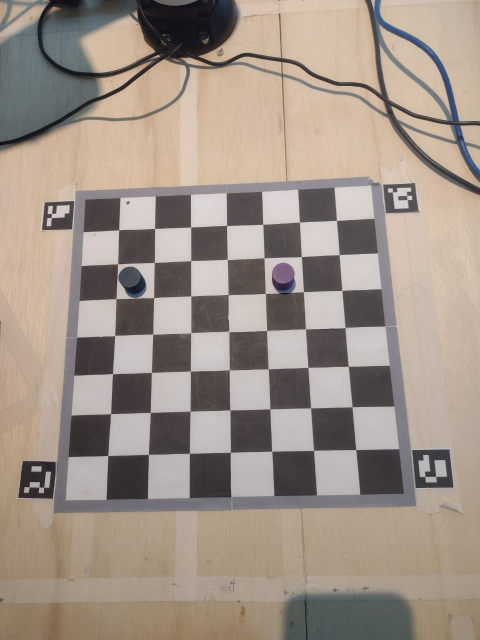
#> input picture IMG-20240822-WA0027.jpg, 960 x 1280 px (shown at 1/2 size)
$ python hough_circle.py
#> lines starting #> are read from the running program, lines starting #| are printed output that depends on the picture; after the words box and inside, x2 and y2 are one past the last pixel; in counts of white or black regions, pixels touching at a corner belong together
import cv2
import numpy as np

def dist(x1, y1, x2, y2):
    return (x1 - x2)**2 + (y1 - y2)**2

def detect_circles():
    image_path = input("Digite o caminho completo da imagem: ")
#> the answer given: IMG-20240822-WA0027.jpg
    image = cv2.imread(image_path)
#> image is the input picture: shape (1280, 960, 3); mean B, G, R 135.9, 146.4, 159.2

    if image is None:
        print("Erro: Não foi possível abrir a imagem.")
        return

    gray_frame = cv2.cvtColor(image, cv2.COLOR_BGR2GRAY)
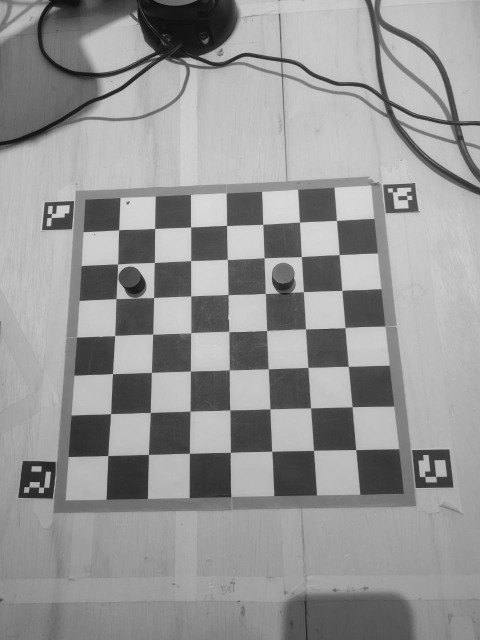
#> gray_frame: shape (1280, 960) (shown at 1/2 size); min 3, max 225, mean 149
    blur_frame = cv2.GaussianBlur(gray_frame, (15, 15), 0)

    circles = cv2.HoughCircles(blur_frame, cv2.HOUGH_GRADIENT, 1.2, 100,
                               param1=100, param2=30, minRadius=75, maxRadius=400)
#> circles = 55 rows, first 8: [539.4, 525, 378.1], [400.2, 510.6, 396.6], [669, 378.6, 278.8], [543, 423, 396.6], [432.6, 413.4, 331.9], [241.8, 67.8, 166.9], [652.2, 249, 261.6], [665.4, 543, 357]

    if circles is not None:
        circles = np.uint16(np.around(circles))
#> circles = 55 rows, first 8: [539, 525, 378], [400, 511, 397], [669, 379, 279], [543, 423, 397], [433, 413, 332], [242, 68, 167], [652, 249, 262], [665, 543, 357]
        chosen = None
        prev_circle = None

        for i in circles[0, :]:
            if chosen is None:
                chosen = i
            else:
                if prev_circle is not None:
                    if dist(chosen[0], chosen[1], prev_circle[0], prev_circle[1]) > dist(i[0], i[1], prev_circle[0], prev_circle[1]):
                        chosen = i

            cv2.circle(image, (chosen[0], chosen[1]), chosen[2], (255, 0, 255), 3)
            cv2.circle(image, (chosen[0], chosen[1]), 1, (0, 100, 100), 3)
            prev_circle = chosen
#> this loop made 55 passes
#> i on passes 2 to 13: [400, 511, 397], [669, 379, 279], [543, 423, 397], [433, 413, 332], [242, 68, 167], [652, 249, 262], [665, 543, 357], [309, 463, 292], [757, 203, 136], [436, 739, 287], [699, 673, 317], [497, 641, 192]
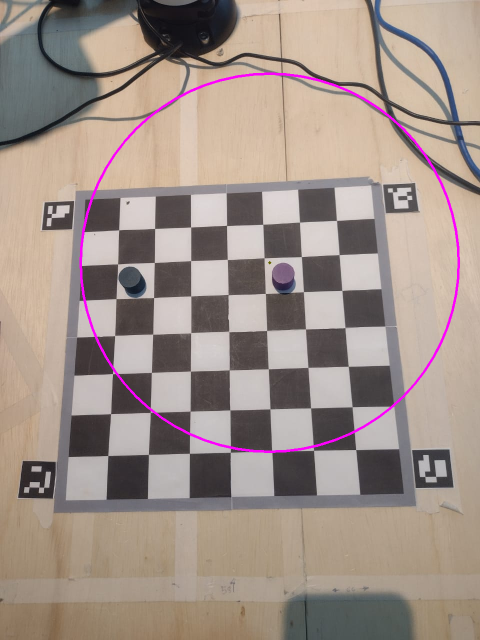
#> image: shape (1280, 960, 3) (shown at 1/2 size); 0.95% of pixels changed, all inside (x1, y1, x2, y2) = (159, 145, 920, 906)

    cv2.imshow('Detected Circles', image)
    cv2.waitKey(0)
    cv2.destroyAllWindows()

detect_circles()

$ run again, on IMG-20240822-WA0031.jpg
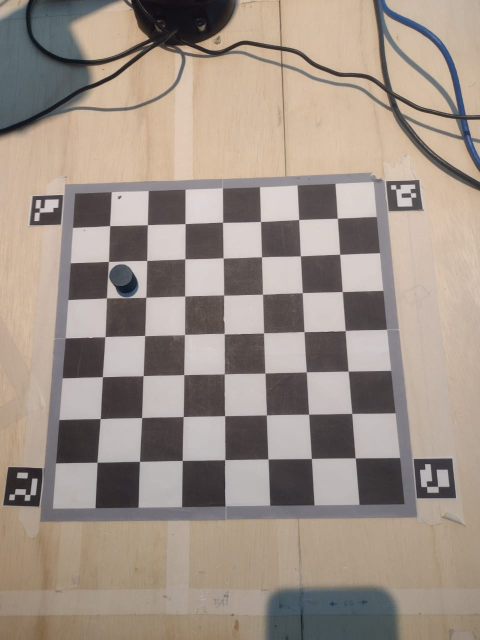
#> input picture IMG-20240822-WA0031.jpg, 960 x 1280 px (shown at 1/2 size)
#> in detect_circles, image is the input picture: shape (1280, 960, 3); mean B, G, R 135, 145.1, 158.1
#> in detect_circles, `gray_frame = cv2.cvtColor(image, cv2.COLOR_BGR2GRAY)`:
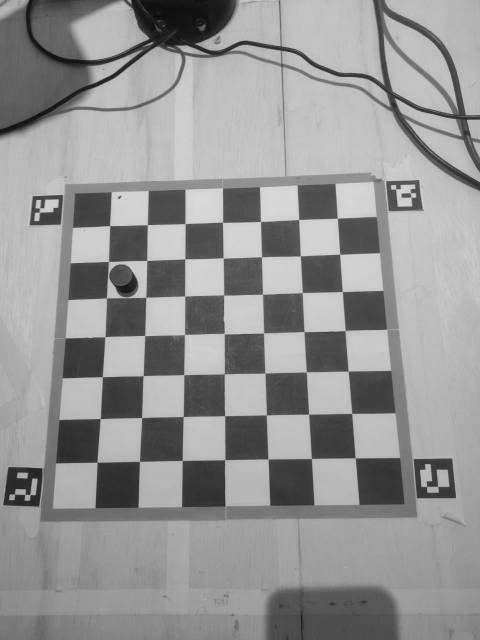
#> gray_frame: shape (1280, 960) (shown at 1/2 size); min 11, max 221, mean 147.8
#> in detect_circles, `circles = cv2.HoughCircles(blur_frame, cv2.HOUGH_GRADIENT, 1.2, 100, p..`: circles = 54 rows, first 8: [438.6, 454.2, 378.1], [595.8, 444.6, 384.7], [669, 371.4, 292.1], [633, 231, 279.8], [220.2, 21, 202.3], [503.4, 376.2, 291], [537, 526.2, 395.3], [772.2, 175.8, 144.4]
#> in detect_circles, `circles = np.uint16(np.around(circles))`: circles = 54 rows, first 8: [439, 454, 378], [596, 445, 385], [669, 371, 292], [633, 231, 280], [220, 21, 202], [503, 376, 291], [537, 526, 395], [772, 176, 144]
#> the loop in detect_circles, `for i in circles[0, :]:` made 54 passes
#> after the loop in detect_circles, `for i in circles[0, :]:`:
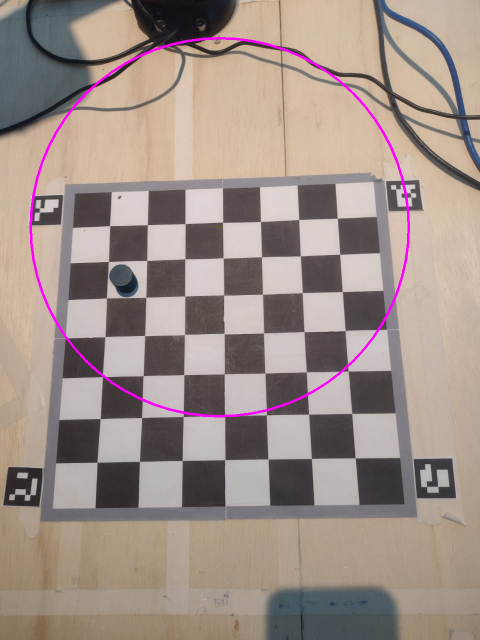
#> image: shape (1280, 960, 3) (shown at 1/2 size); 0.95% of pixels changed, all inside (x1, y1, x2, y2) = (59, 74, 820, 835)
